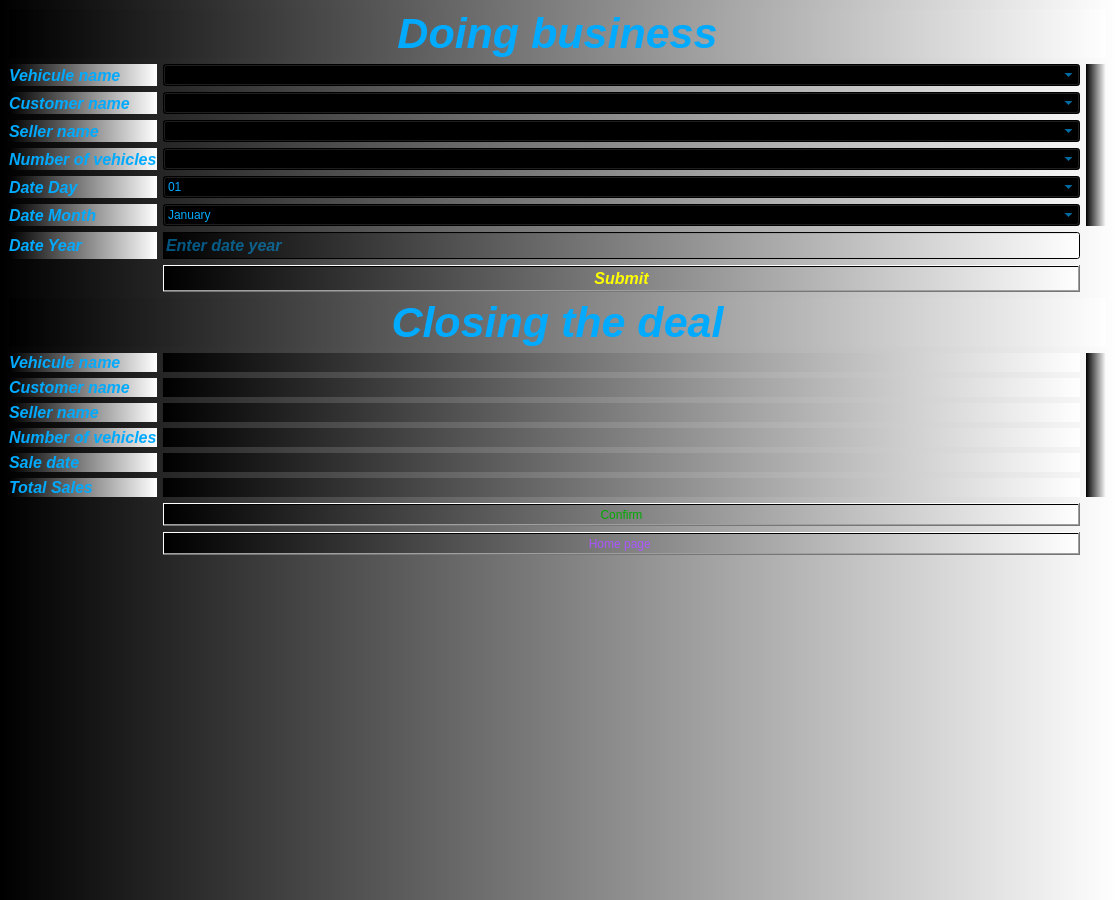
<?xml version="1.0" encoding="UTF-8"?>
<ui version="4.0">
 <class>Sale</class>
 <widget class="QMainWindow" name="Sale">
  <property name="geometry">
   <rect>
    <x>0</x>
    <y>0</y>
    <width>1115</width>
    <height>900</height>
   </rect>
  </property>
  <property name="font">
   <font>
    <pointsize>12</pointsize>
    <italic>true</italic>
    <bold>true</bold>
   </font>
  </property>
  <property name="windowTitle">
   <string>Doing Bussiness</string>
  </property>
  <property name="windowIcon">
   <iconset resource="MYPICTURES.qrc">
    <normaloff>:/picture/deal.png</normaloff>:/picture/deal.png</iconset>
  </property>
  <property name="toolTip">
   <string>Doing Bussiness</string>
  </property>
  <property name="styleSheet">
   <string notr="true">color: rgb(0, 170, 255);
background-color: qlineargradient(spread:pad, x1:0, y1:0, x2:1, y2:0, stop:0 rgba(0, 0, 0, 255), stop:1 rgba(255, 255, 255, 255));</string>
  </property>
  <widget class="QWidget" name="centralwidget">
   <layout class="QGridLayout" name="gridLayout_2">
    <item row="0" column="0">
     <layout class="QGridLayout" name="gridLayout">
      <item row="0" column="0" colspan="3">
       <widget class="QLabel" name="label">
        <property name="font">
         <font>
          <pointsize>32</pointsize>
          <italic>true</italic>
          <bold>true</bold>
         </font>
        </property>
        <property name="text">
         <string>Doing business</string>
        </property>
        <property name="alignment">
         <set>Qt::AlignCenter</set>
        </property>
       </widget>
      </item>
      <item row="1" column="0">
       <widget class="QLabel" name="label_2">
        <property name="font">
         <font>
          <pointsize>12</pointsize>
          <italic>true</italic>
          <bold>true</bold>
         </font>
        </property>
        <property name="text">
         <string>Vehicule name</string>
        </property>
       </widget>
      </item>
      <item row="1" column="1">
       <widget class="QComboBox" name="comboBox_vehicle_name"/>
      </item>
      <item row="1" column="2" rowspan="6">
       <widget class="QLabel" name="label_picture_bussiness">
        <property name="text">
         <string/>
        </property>
       </widget>
      </item>
      <item row="2" column="0">
       <widget class="QLabel" name="label_3">
        <property name="font">
         <font>
          <pointsize>12</pointsize>
          <italic>true</italic>
          <bold>true</bold>
         </font>
        </property>
        <property name="text">
         <string>Customer name</string>
        </property>
       </widget>
      </item>
      <item row="2" column="1">
       <widget class="QComboBox" name="comboBox_customer_name"/>
      </item>
      <item row="3" column="0">
       <widget class="QLabel" name="label_8">
        <property name="font">
         <font>
          <pointsize>12</pointsize>
          <italic>true</italic>
          <bold>true</bold>
         </font>
        </property>
        <property name="text">
         <string>Seller name</string>
        </property>
       </widget>
      </item>
      <item row="3" column="1">
       <widget class="QComboBox" name="comboBox_seller_name"/>
      </item>
      <item row="4" column="0">
       <widget class="QLabel" name="label_7">
        <property name="font">
         <font>
          <pointsize>12</pointsize>
          <italic>true</italic>
          <bold>true</bold>
         </font>
        </property>
        <property name="text">
         <string>Number of vehicles</string>
        </property>
       </widget>
      </item>
      <item row="4" column="1">
       <widget class="QComboBox" name="comboBox_number_of_vehicles"/>
      </item>
      <item row="5" column="0">
       <widget class="QLabel" name="label_6">
        <property name="font">
         <font>
          <pointsize>12</pointsize>
          <italic>true</italic>
          <bold>true</bold>
         </font>
        </property>
        <property name="text">
         <string>Date Day</string>
        </property>
       </widget>
      </item>
      <item row="5" column="1">
       <widget class="QComboBox" name="comboBox_date_day">
        <item>
         <property name="text">
          <string>01</string>
         </property>
        </item>
        <item>
         <property name="text">
          <string>02</string>
         </property>
        </item>
        <item>
         <property name="text">
          <string>03</string>
         </property>
        </item>
        <item>
         <property name="text">
          <string>04</string>
         </property>
        </item>
        <item>
         <property name="text">
          <string>05</string>
         </property>
        </item>
        <item>
         <property name="text">
          <string>06</string>
         </property>
        </item>
        <item>
         <property name="text">
          <string>07</string>
         </property>
        </item>
        <item>
         <property name="text">
          <string>08</string>
         </property>
        </item>
        <item>
         <property name="text">
          <string>09</string>
         </property>
        </item>
        <item>
         <property name="text">
          <string>10</string>
         </property>
        </item>
        <item>
         <property name="text">
          <string>11</string>
         </property>
        </item>
        <item>
         <property name="text">
          <string>12</string>
         </property>
        </item>
        <item>
         <property name="text">
          <string>13</string>
         </property>
        </item>
        <item>
         <property name="text">
          <string>14</string>
         </property>
        </item>
        <item>
         <property name="text">
          <string>15</string>
         </property>
        </item>
        <item>
         <property name="text">
          <string>16</string>
         </property>
        </item>
        <item>
         <property name="text">
          <string>17</string>
         </property>
        </item>
        <item>
         <property name="text">
          <string>18</string>
         </property>
        </item>
        <item>
         <property name="text">
          <string>19</string>
         </property>
        </item>
        <item>
         <property name="text">
          <string>20</string>
         </property>
        </item>
        <item>
         <property name="text">
          <string>21</string>
         </property>
        </item>
        <item>
         <property name="text">
          <string>22</string>
         </property>
        </item>
        <item>
         <property name="text">
          <string>23</string>
         </property>
        </item>
        <item>
         <property name="text">
          <string>24</string>
         </property>
        </item>
        <item>
         <property name="text">
          <string>25</string>
         </property>
        </item>
        <item>
         <property name="text">
          <string>26</string>
         </property>
        </item>
        <item>
         <property name="text">
          <string>27</string>
         </property>
        </item>
        <item>
         <property name="text">
          <string>28</string>
         </property>
        </item>
        <item>
         <property name="text">
          <string>29</string>
         </property>
        </item>
        <item>
         <property name="text">
          <string>30</string>
         </property>
        </item>
        <item>
         <property name="text">
          <string>31</string>
         </property>
        </item>
       </widget>
      </item>
      <item row="6" column="0">
       <widget class="QLabel" name="label_5">
        <property name="font">
         <font>
          <pointsize>12</pointsize>
          <italic>true</italic>
          <bold>true</bold>
         </font>
        </property>
        <property name="text">
         <string>Date Month</string>
        </property>
       </widget>
      </item>
      <item row="6" column="1">
       <widget class="QComboBox" name="comboBox_date_month">
        <item>
         <property name="text">
          <string>January</string>
         </property>
        </item>
        <item>
         <property name="text">
          <string>February</string>
         </property>
        </item>
        <item>
         <property name="text">
          <string>Mars</string>
         </property>
        </item>
        <item>
         <property name="text">
          <string>April</string>
         </property>
        </item>
        <item>
         <property name="text">
          <string>May</string>
         </property>
        </item>
        <item>
         <property name="text">
          <string>June</string>
         </property>
        </item>
        <item>
         <property name="text">
          <string>Jully</string>
         </property>
        </item>
        <item>
         <property name="text">
          <string>August</string>
         </property>
        </item>
        <item>
         <property name="text">
          <string>September</string>
         </property>
        </item>
        <item>
         <property name="text">
          <string>October</string>
         </property>
        </item>
        <item>
         <property name="text">
          <string>November</string>
         </property>
        </item>
        <item>
         <property name="text">
          <string>December</string>
         </property>
        </item>
       </widget>
      </item>
      <item row="7" column="0">
       <widget class="QLabel" name="label_4">
        <property name="font">
         <font>
          <pointsize>12</pointsize>
          <italic>true</italic>
          <bold>true</bold>
         </font>
        </property>
        <property name="text">
         <string>Date Year</string>
        </property>
       </widget>
      </item>
      <item row="7" column="1">
       <widget class="QLineEdit" name="lineEdit_date_year">
        <property name="font">
         <font>
          <pointsize>12</pointsize>
          <italic>true</italic>
          <bold>true</bold>
         </font>
        </property>
        <property name="placeholderText">
         <string>Enter date year</string>
        </property>
       </widget>
      </item>
      <item row="8" column="1">
       <widget class="QPushButton" name="pushButton_submit">
        <property name="font">
         <font>
          <pointsize>12</pointsize>
          <italic>true</italic>
          <bold>true</bold>
         </font>
        </property>
        <property name="styleSheet">
         <string notr="true">color: rgb(255, 255, 0);</string>
        </property>
        <property name="text">
         <string>Submit</string>
        </property>
       </widget>
      </item>
      <item row="9" column="0" colspan="3">
       <widget class="QLabel" name="label_10">
        <property name="font">
         <font>
          <pointsize>32</pointsize>
          <italic>true</italic>
          <bold>true</bold>
         </font>
        </property>
        <property name="text">
         <string>Closing the deal</string>
        </property>
        <property name="alignment">
         <set>Qt::AlignCenter</set>
        </property>
       </widget>
      </item>
      <item row="10" column="0">
       <widget class="QLabel" name="label_15">
        <property name="font">
         <font>
          <pointsize>12</pointsize>
          <italic>true</italic>
          <bold>true</bold>
         </font>
        </property>
        <property name="text">
         <string>Vehicule name</string>
        </property>
       </widget>
      </item>
      <item row="10" column="1">
       <widget class="QLabel" name="label_vehicle_name">
        <property name="font">
         <font>
          <pointsize>12</pointsize>
          <italic>true</italic>
          <bold>true</bold>
         </font>
        </property>
        <property name="text">
         <string/>
        </property>
       </widget>
      </item>
      <item row="10" column="2" rowspan="6">
       <widget class="QLabel" name="label_picture_deal">
        <property name="text">
         <string/>
        </property>
       </widget>
      </item>
      <item row="11" column="0">
       <widget class="QLabel" name="label_12">
        <property name="font">
         <font>
          <pointsize>12</pointsize>
          <italic>true</italic>
          <bold>true</bold>
         </font>
        </property>
        <property name="text">
         <string>Customer name</string>
        </property>
       </widget>
      </item>
      <item row="11" column="1">
       <widget class="QLabel" name="label_customer_name">
        <property name="font">
         <font>
          <pointsize>12</pointsize>
          <italic>true</italic>
          <bold>true</bold>
         </font>
        </property>
        <property name="text">
         <string/>
        </property>
       </widget>
      </item>
      <item row="12" column="0">
       <widget class="QLabel" name="label_16">
        <property name="font">
         <font>
          <pointsize>12</pointsize>
          <italic>true</italic>
          <bold>true</bold>
         </font>
        </property>
        <property name="text">
         <string>Seller name</string>
        </property>
       </widget>
      </item>
      <item row="12" column="1">
       <widget class="QLabel" name="label_seller_name">
        <property name="font">
         <font>
          <pointsize>12</pointsize>
          <italic>true</italic>
          <bold>true</bold>
         </font>
        </property>
        <property name="text">
         <string/>
        </property>
       </widget>
      </item>
      <item row="13" column="0">
       <widget class="QLabel" name="label_17">
        <property name="font">
         <font>
          <pointsize>12</pointsize>
          <italic>true</italic>
          <bold>true</bold>
         </font>
        </property>
        <property name="text">
         <string>Number of vehicles</string>
        </property>
       </widget>
      </item>
      <item row="13" column="1">
       <widget class="QLabel" name="label_number_of_vehicle">
        <property name="font">
         <font>
          <pointsize>12</pointsize>
          <italic>true</italic>
          <bold>true</bold>
         </font>
        </property>
        <property name="text">
         <string/>
        </property>
       </widget>
      </item>
      <item row="14" column="0">
       <widget class="QLabel" name="label_14">
        <property name="font">
         <font>
          <pointsize>12</pointsize>
          <italic>true</italic>
          <bold>true</bold>
         </font>
        </property>
        <property name="text">
         <string>Sale date</string>
        </property>
       </widget>
      </item>
      <item row="14" column="1">
       <widget class="QLabel" name="label_sale_date">
        <property name="font">
         <font>
          <pointsize>12</pointsize>
          <italic>true</italic>
          <bold>true</bold>
         </font>
        </property>
        <property name="text">
         <string/>
        </property>
       </widget>
      </item>
      <item row="15" column="0">
       <widget class="QLabel" name="label_11">
        <property name="font">
         <font>
          <pointsize>12</pointsize>
          <italic>true</italic>
          <bold>true</bold>
         </font>
        </property>
        <property name="text">
         <string>Total Sales</string>
        </property>
       </widget>
      </item>
      <item row="15" column="1">
       <widget class="QLabel" name="label_total_sale">
        <property name="font">
         <font>
          <pointsize>12</pointsize>
          <italic>true</italic>
          <bold>true</bold>
         </font>
        </property>
        <property name="text">
         <string/>
        </property>
       </widget>
      </item>
      <item row="16" column="1">
       <widget class="QPushButton" name="pushButton_confirm">
        <property name="styleSheet">
         <string notr="true">color: rgb(0, 170, 0);</string>
        </property>
        <property name="text">
         <string>Confirm</string>
        </property>
       </widget>
      </item>
      <item row="17" column="0" rowspan="2">
       <spacer name="verticalSpacer">
        <property name="orientation">
         <enum>Qt::Vertical</enum>
        </property>
        <property name="sizeHint" stdset="0">
         <size>
          <width>20</width>
          <height>40</height>
         </size>
        </property>
       </spacer>
      </item>
      <item row="17" column="1">
       <widget class="QPushButton" name="pushButton_home_page">
        <property name="styleSheet">
         <string notr="true">color: rgb(170, 85, 255);</string>
        </property>
        <property name="text">
         <string>Home page </string>
        </property>
       </widget>
      </item>
      <item row="17" column="2" rowspan="2">
       <spacer name="verticalSpacer_3">
        <property name="orientation">
         <enum>Qt::Vertical</enum>
        </property>
        <property name="sizeHint" stdset="0">
         <size>
          <width>20</width>
          <height>40</height>
         </size>
        </property>
       </spacer>
      </item>
      <item row="18" column="1">
       <spacer name="verticalSpacer_2">
        <property name="orientation">
         <enum>Qt::Vertical</enum>
        </property>
        <property name="sizeHint" stdset="0">
         <size>
          <width>20</width>
          <height>40</height>
         </size>
        </property>
       </spacer>
      </item>
     </layout>
    </item>
   </layout>
  </widget>
  <widget class="QMenuBar" name="menubar">
   <property name="geometry">
    <rect>
     <x>0</x>
     <y>0</y>
     <width>1115</width>
     <height>26</height>
    </rect>
   </property>
  </widget>
 </widget>
 <resources>
  <include location="MYPICTURES.qrc"/>
 </resources>
 <connections/>
</ui>
